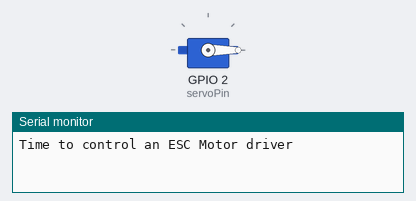
Recording of a sketch running on a simulated Seeed XIAO ESP32-C3. Shown: servo, the last lines printed to the serial monitor.

Above: at 5.05 s.
At 7.5 s:
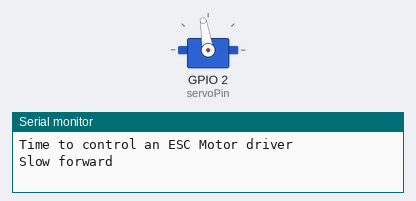
At 15.0 s:
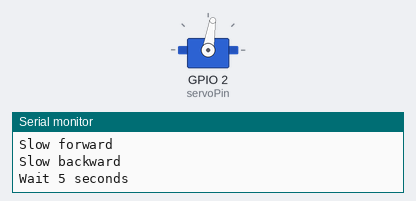
Timing chart, 0 to 18.0 s (numbered marks = the images above):
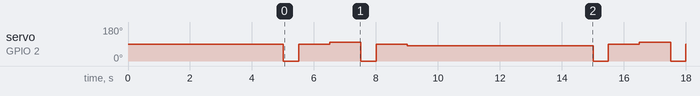

The sketch:

esc06.ino
```cpp
/*
 * this doesn't seem to be working
#if  defined(XIAO_ESP32S3) ||  defined(XIAO_ESP32C3)  //if esp32s3 or esp32C3
  #include <ESP32Servo.h>
#else // all other Arduino boards
//  #include <Servo.h>
#endif
*/


//#include <ESP32Servo.h> // esp32
#include <Servo.h>   // most arduinos

Servo myServoPin01;
int servoPin = 2;  // D2

void setup() {
  Serial.begin(115200);
  myServoPin01.attach(servoPin, 1000, 2000);
  delay(5000);
  Serial.println("Time to control an ESC Motor driver");
}

void loop() {

  myServoPin01.writeMicroseconds(0);    // not realy needed
  delay(500);
  myServoPin01.writeMicroseconds(1500);  // middle not really needed
  delay(1000);


  myServoPin01.writeMicroseconds(1550);  // slow forward
  Serial.println("Slow forward");
  delay(1000);

  myServoPin01.writeMicroseconds(0);
  delay(500);
  myServoPin01.writeMicroseconds(1500);  // middle
  delay(1000);
  myServoPin01.writeMicroseconds(1450);  // slow reverse

  Serial.println("Slow backward");
  delay(1000);


  Serial.println("Wait 5 seconds");
  delay(5000);

}
```

Measured:
- by itself, servo on GPIO 2 (servoPin): repeats every 10.0 s: 90° 1.0 s, 99° 1.0 s, 0° 0.50 s, 90° 1.0 s, 81° 6.0 s, 0° 0.50 s
